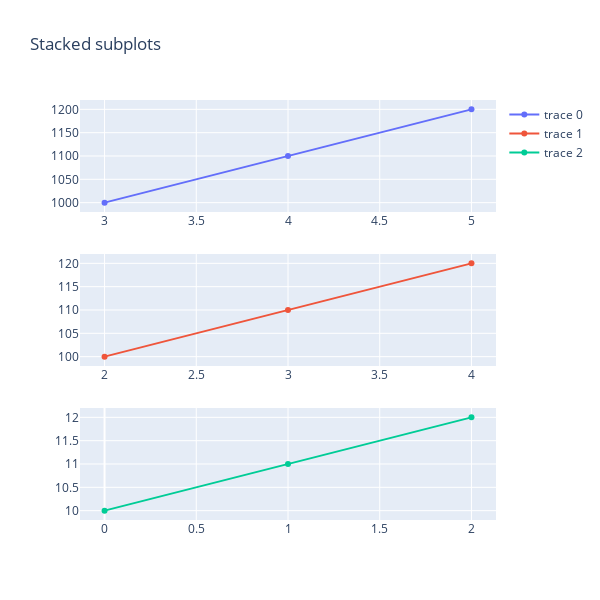

Notebook source saved alongside this figure:
### Code cell
# Stacked subplots 
from plotly.subplots import make_subplots
import plotly.graph_objects as go 

fig = make_subplots(rows=3, cols=1) #fig의 크기를 3x1로 설정

fig.append_trace(go.Scatter(
    x=[3,4,5],
    y=[1000,1100,1200]),
    row=1, col=1 #fig의 위치 지정.
)

fig.append_trace(go.Scatter(
    x=[2,3,4], 
    y=[100,110,120]),
    row=2, col=1 #fig의 위치 지정 
)

fig.append_trace(go.Scatter(
    x=[0,1,2], 
    y=[10,11,12]),
    row=3, 
    col=1 
)

fig.update_layout(height=600, width=600, title_text="Stacked subplots")

### Figure 1 — Plotly figure (JSON) as saved in the notebook; plotly's stock layout.template omitted (floating-point values rounded to 4 significant figures)
{"data": [{"type": "scatter", "x": [3, 4, 5], "xaxis": "x", "y": [1000, 1100, 1200], "yaxis": "y"}, {"type": "scatter", "x": [2, 3, 4], "xaxis": "x2", "y": [100, 110, 120], "yaxis": "y2"}, {"type": "scatter", "x": [0, 1, 2], "xaxis": "x3", "y": [10, 11, 12], "yaxis": "y3"}], "layout": {"height": 600, "title": {"text": "Stacked subplots"}, "width": 600, "xaxis": {"anchor": "y", "domain": [0, 1]}, "xaxis2": {"anchor": "y2", "domain": [0, 1]}, "xaxis3": {"anchor": "y3", "domain": [0, 1]}, "yaxis": {"anchor": "x", "domain": [0.7333, 1]}, "yaxis2": {"anchor": "x2", "domain": [0.3667, 0.6333]}, "yaxis3": {"anchor": "x3", "domain": [0, 0.2667]}}}
